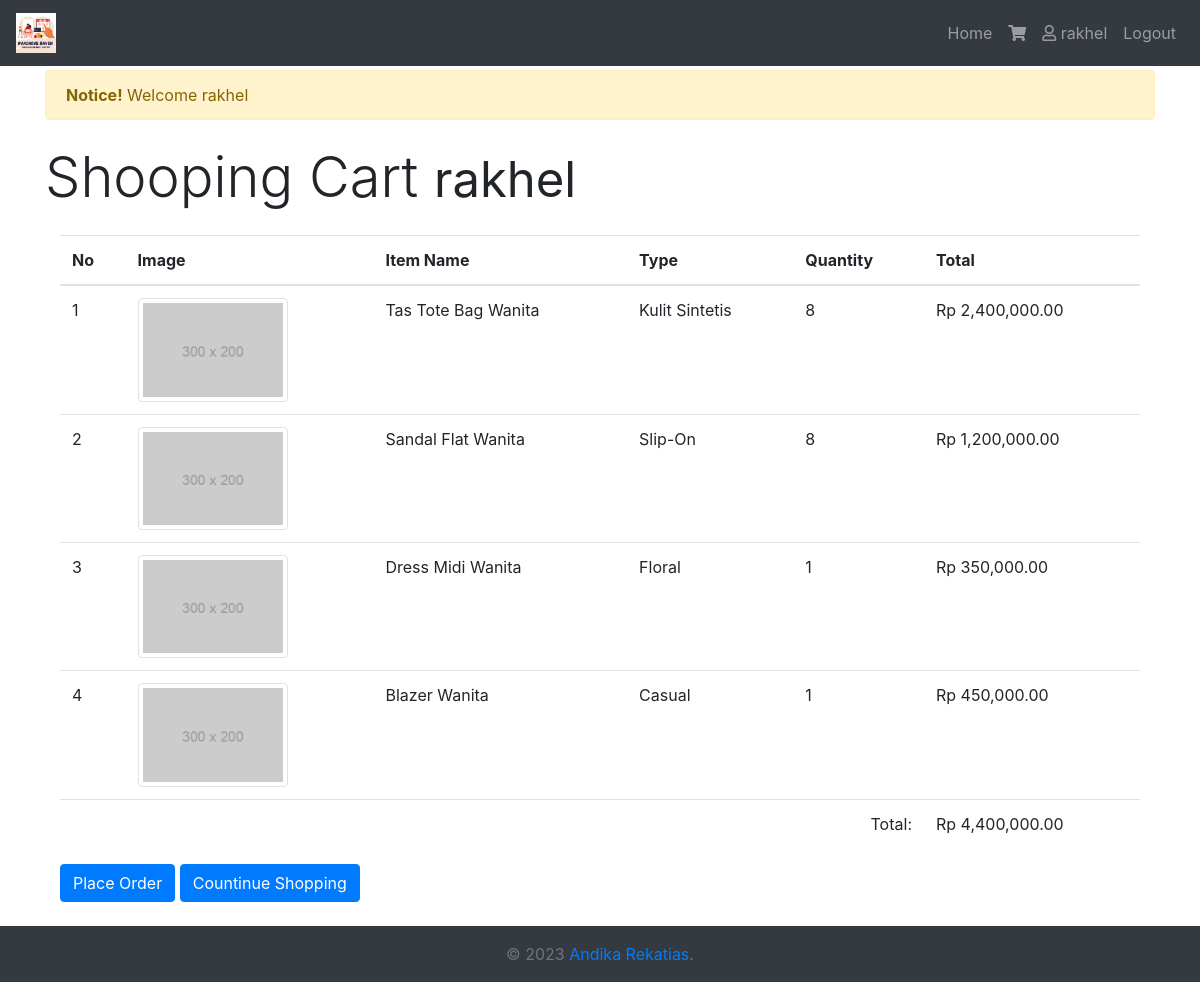
Page /?url=cart (signed in) on the committed database.
### tables this page shows
CREATE TABLE `item` (
  `id_i` int(11) NOT NULL,
  `id_u` int(11) NOT NULL,
  `i_name` varchar(50) NOT NULL,
  `type` varchar(30) NOT NULL,
  `image` varchar(100) NOT NULL,
  `price` decimal(10,2) NOT NULL
);

CREATE TABLE `cart` (
  `id_c` int(11) NOT NULL,
  `id_u` int(11) NOT NULL,
  `id_i` int(11) NOT NULL,
  `quantity` int(11) NOT NULL
);

### app/koneksi.php (called while the page is built, shortened)
<?php
    class Koneksi {
        function __construct()
        {
            $this->kon = mysqli_connect("localhost", "root", "") or die("Couldn't connect to MySQL server");
            $this->baseUrl = "http://" . $_SERVER['SERVER_NAME'] . "/task2/";
        }
    }
?>

### app/cart.php (the view, shortened to what this page needs)
<?php
require_once('koneksi.php');
class Cart{
    public $koneksi;
    private $image;
    public $baseUrl;
    public function __construct(){
        $kon = new Koneksi();
        $this->koneksi = $kon->kon;
        $this->baseUrl = $kon->baseUrl;
    }
    public function showCart(){
        $query = mysqli_query($this->koneksi,"SELECT c.quantity, i.i_name, i.type, i.image, i.price
        FROM cart c
        JOIN item i ON c.id_i = i.id_i
        JOIN user u ON c.id_u = u.id_user
        WHERE u.id_user = '".$_SESSION['id_user']."'");
        $this->cr = array();
        while ($result = mysqli_fetch_array($query)) {
            $this->i_name = $result['i_name'];
            $this->type = $result['type'];
            $this->image = $result['image'];
            $this->price = $result['price'];
            $this->quantity = $result['quantity'];
            if (isset($this->cr[$this->i_name])) {
                $this->cr[$this->i_name]['quantity'] += $this->quantity;
            } else {
                $this->cr[$this->i_name] = array('quantity' => $this->quantity, 'type' => $this->type , 'image' => $this->image, 'price' => $this->price);
            }
          }
          $no = 1;
          foreach($this->cr as $this->i_name => $this->item){
            $totalItem = $this->item['price'] * $this->item['quantity'];
            echo "<tr>";
            echo "<td>" . $no++ . "</td>";
            echo "<td><img class='img-fluid img-thumbnail' src=" . $this->baseUrl. "assets/img/" .$this->image . " alt=" . $this->i_name . " style='width:150px'></td>";
            echo "<td>" . $this->i_name . "</td>";
            echo "<td>" . $this->item['type'] . "</td>";
            echo "<td>" . $this->item['quantity'] . "</td>";
            echo "<td>Rp " . number_format($totalItem,2) . "</td>";
            echo "</tr>";
          }
    }
}
?>

### rows in the picture
item: image (picture), i_name "Blazer Wanita", type "Casual", price.quantity "450,000.00"
item: type "Floral", price.quantity "350,000.00"
cart: quantity "1"
cart: quantity "1"

### other values in the picture
$_SESSION['username'] "rakhel"
$msg "Welcome rakhel"
$this->i_name "Tas Tote Bag Wanita"
$this->item['type'] "Kulit Sintetis"
$this->item['quantity'] "8"
$totalItem "2,400,000.00"
$this->i_name "Sandal Flat Wanita"
$this->item['type'] "Slip-On"
$totalItem "1,200,000.00"
$this->i_name "Dress Midi Wanita"
$cart->totalPrice "4,400,000.00"
